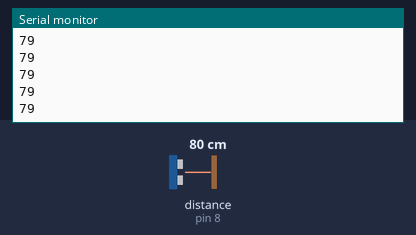
This sketch was run on a simulated Arduino Uno, built with avr-gcc and run on an emulated ATmega328P. On the bench: the last lines printed to the serial monitor. Wiring (inferred from the names in the program): ultrasonic range finder: trigger pin 9; echo pin 8. The inputs (shaded band) are chosen by the test bench; at power-on: distance to the obstacle (sensor on pin 8) 80 cm. The echo pulse lasts 58.3 µs per cm.

Above: at 1.2 s.
1.3 s: distance to the obstacle (sensor on pin 8) set to 2 cm
At 1.34 s:
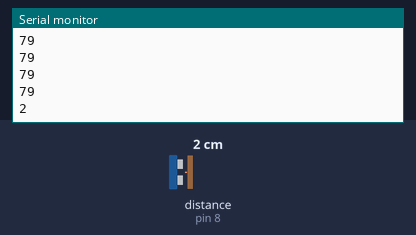
2.8 s: distance to the obstacle (sensor on pin 8) set to 4 cm
At 2.81 s:
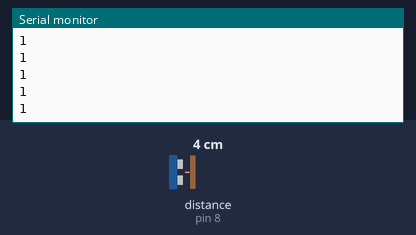
Timing chart, 0 to 5.8 s (numbered marks = the images above; inputs shaded):
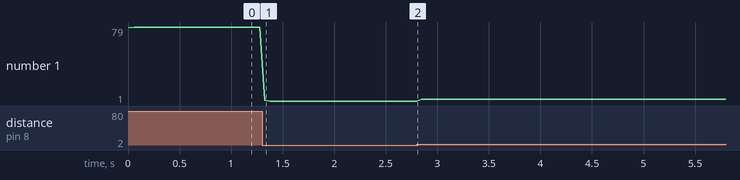

Measured:
- after the input at 1.3 s, the serial monitor: prints a new line at once (image 1)
- plotted number 1: 79 → 1 after the input at 1.3 s, 1 → 3 after the input at 2.8 s

The sketch:

ultrasonic_test.ino
```cpp
const int trigPin = 9;
const int echoPin = 8;

long duration; //to measure time
int distinCM; //to measure distance in cm

void setup()
{
  pinMode(trigPin, OUTPUT); //transmission is output
  pinMode(echoPin, INPUT); //receiver is input
  Serial.begin(9600);
}
void loop()
{
    digitalWrite(trigPin, LOW);
    delayMicroseconds(2);
    digitalWrite(trigPin, HIGH); //sending the transmission
    delayMicroseconds(10);
    digitalWrite(trigPin, LOW); //stops the transmission
    duration = pulseIn(echoPin, HIGH); //recieves the transmission, pulseIn turns on echoPin but only for a moment
    distinCM = duration*0.034/2; // Calculates the distance in cm

    Serial.println(distinCM);
    delay(50);
  }
```
